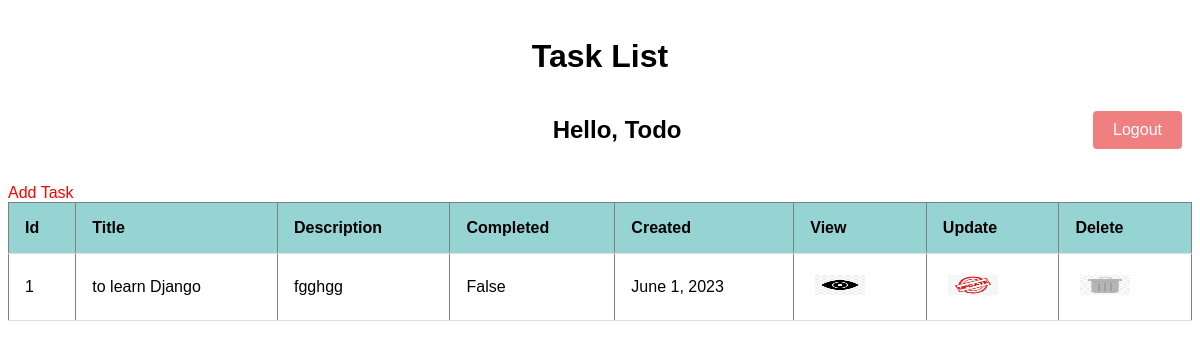
Page /list/ (signed in) on the earlier database version.
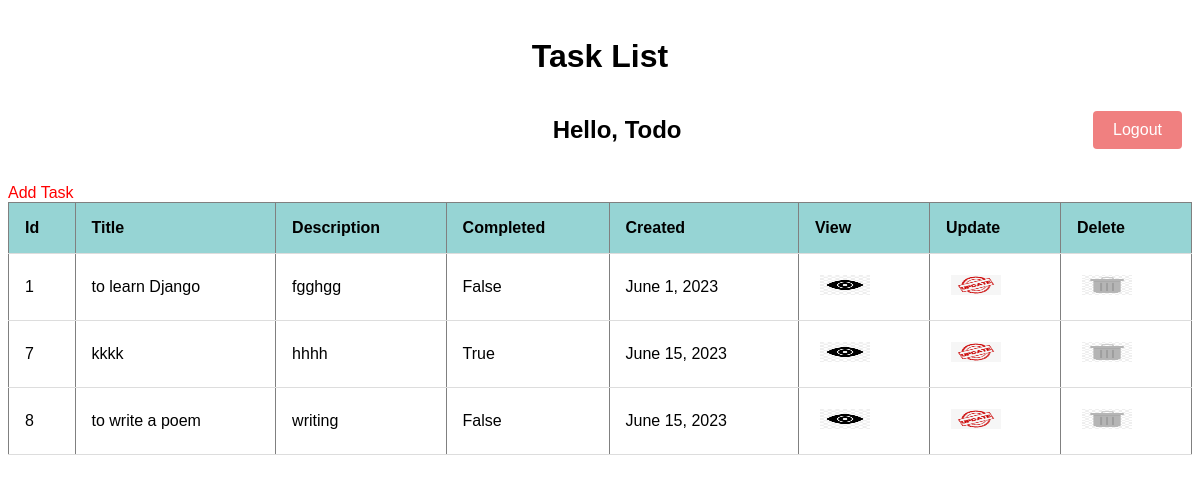
Same page on the later database version.
### todos/models.py (models this page shows, shortened)
class Task(models.Model):
    user = models.ForeignKey(User, on_delete=models.CASCADE, null=True, blank=True)
    title = models.CharField(max_length=150, null=True, blank=True)
    description=models.TextField(default='')
    completed = models.BooleanField(default=False)
    created = models.DateField(auto_now_add=True)

### todos/views.py (the view)
# urls.py: path('list/', TaskList.as_view(), name='task'),
class TaskList(LoginRequiredMixin, ListView):
    model = Task
    context_object_name = 'task'
    template_name = 'list.html'
    def get_context_data(self, **kwargs):
        context = super().get_context_data(**kwargs)
        context['task'] = context['task'].filter(user=self.request.user)
        context['count']=context['task'].filter(completed=False).count()
        return context

### templates/list.html (shortened to what this page needs)
{% load static %}
<!DOCTYPE html>
<html lang="en">
<head>
    <link rel="stylesheet" href="{% static 'list_style.css' %}">
</head>
<body>
<h1>Task List</h1>
<div class="header-bar">
<div class="inner-header">
    <h2>Hello, {{user.username | title}}</h2>
</div>
{% if request.user.is_authenticated %}
<a href="{% url 'logout' %}" class="buttons">Logout</a>
{% else %}
<a href="{% url 'login' %}">Login</a>
{% endif %}
</div>
 <div class="task-items-wrapper">
    <a href="{% url 'task-create' %}" class="button">Add Task</a>
    <table border="1px" color="solid black">
        <tr>
        <th>Id</th>
         <th>Title</th>
        <th>Description</th>
        <th>Completed</th>
        <th>Created</th>
        <th>View</th>
        <th>Update</th>
        <th>Delete</th>
        </tr>
        <tr>
        {% for tasks in task %}
        <td>{{ tasks.id }}</td>
        <td>{{ tasks.title }}</td>
        <td>{{ tasks.description }}</td>
        <td>{{ tasks.completed }}</td>
        <td>{{ tasks.created }}</td>
        <td><a href="{% url 'task-detail' tasks.id %}" class="view-img"></a></td>
        <td><a href="{% url 'task-update' tasks.id %}" class="update-img" ></a></td>
        <td><a href="{% url 'task-delete' tasks.id %}" class="trash-img"></a></td>
        </tr>
         {% empty %}
         <h3> This List is empty!!</h3>
         {% endfor %}
    </table>
 </div>
</body>
</html>

### static/list_style.css (style rules this page uses)
body { font-family:Arial,sans-serif; background-color:light blue; }
.task-items-wrapper { margin-top:20px; }
.header-bar { display:flex; justify-content:space-between; align-items:center; margin-bottom:20px; }
h1 { text-align:center; margin-top:5px; padding-top:30px; }
.header-bar .inner-header { padding-left:46%; }
a { text-decoration:none; color:black; }
.button { display:inline_block; padding:10px 20px margin-left:46% background-color:light green; color:red; text-decoration:none; border-radius:4px; transition:background-color 0.3s ease; }
.buttons { display:inline-inline_block; padding: 10px 20px; margin-right:10px; background-color:lightcoral; color:white; text-decoration:none; border-radius:4px; transition:background-color 0.3s ease; }
table { width:100%; border-collapse:collapse; }
th, td { padding:16px; text-align:left; border-bottom:1px solid #ddd; }
th { background-color:#96D4D4; }
.view-img { border: 3px solid #ddd62ff; padding:5px; content:url(view.png); width:50px; height:20px; }
.update-img { border: 3px solid #ddd62ff; padding:5px; content:url(update.png); width:50px; height:20px; }
.trash-img { border: 3px solid #ddd62ff; padding:5px; content:url(trash.png); width:50px; height:20px; }

Differences in the rows shown:
added Task: id "7", title "kkkk", description "hhhh", completed "True", created "June 15, 2023"
added Task: id "8", title "to write a poem", description "writing", completed "False", created "June 15, 2023"
